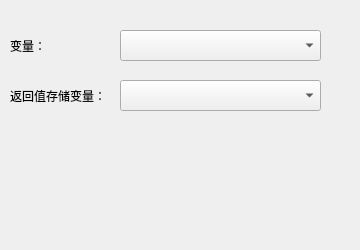
<?xml version="1.0" encoding="UTF-8"?>
<ui version="4.0">
 <class>GetTagValueForm</class>
 <widget class="QWidget" name="GetTagValueForm">
  <property name="geometry">
   <rect>
    <x>0</x>
    <y>0</y>
    <width>360</width>
    <height>250</height>
   </rect>
  </property>
  <property name="windowTitle">
   <string>Form</string>
  </property>
  <widget class="QLabel" name="label">
   <property name="geometry">
    <rect>
     <x>10</x>
     <y>30</y>
     <width>101</width>
     <height>31</height>
    </rect>
   </property>
   <property name="text">
    <string>变量：</string>
   </property>
  </widget>
  <widget class="QComboBox" name="cboSelectTag">
   <property name="geometry">
    <rect>
     <x>120</x>
     <y>30</y>
     <width>201</width>
     <height>31</height>
    </rect>
   </property>
  </widget>
  <widget class="QLabel" name="label_2">
   <property name="geometry">
    <rect>
     <x>10</x>
     <y>80</y>
     <width>101</width>
     <height>31</height>
    </rect>
   </property>
   <property name="text">
    <string>返回值存储变量：</string>
   </property>
  </widget>
  <widget class="QComboBox" name="cboRetSelectTag">
   <property name="geometry">
    <rect>
     <x>120</x>
     <y>80</y>
     <width>201</width>
     <height>31</height>
    </rect>
   </property>
  </widget>
 </widget>
 <resources/>
 <connections/>
</ui>
